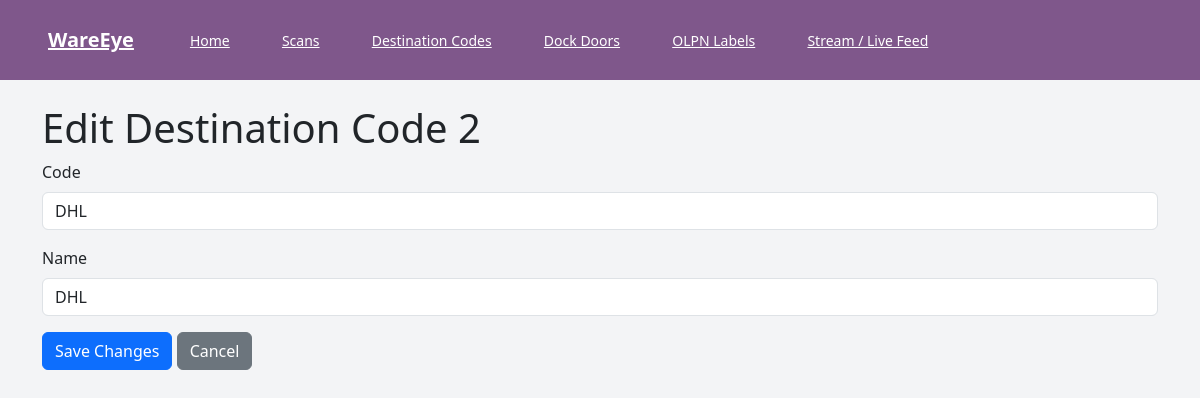
The app's page /facility/destination-codes/2/edit with its own data.
### models.py (models this page shows, shortened)
class DestinationCode(db.Model):
    __tablename__ = "destination_codes"
    id = db.Column(db.Integer, primary_key=True)
    code = db.Column(db.String(8), nullable=False, unique=True)
    name = db.Column(db.String(64), nullable=False)

### facility_routes.py (the view, shortened to what this page needs)
@facility_bp.route("/destination-codes/<int:code_id>/edit", methods=["GET", "POST"])
def edit_destination_code(code_id: int):
    code_obj = DestinationCode.query.get_or_404(code_id)
    return render_template("facility/destination_code_edit.html", code=code_obj)

### templates/facility/destination_code_edit.html
{% extends 'base.html' %}
{% block content %}
<h1>Edit Destination Code {{ code.id }}</h1>
<form method="post">
  <div class="mb-3">
    <label class="form-label">Code</label>
    <input type="text" name="code" class="form-control" value="{{ code.code }}" required>
  </div>
  <div class="mb-3">
    <label class="form-label">Name</label>
    <input type="text" name="name" class="form-control" value="{{ code.name }}" required>
  </div>
  <button type="submit" class="btn btn-primary">Save Changes</button>
  <a href="{{ url_for('facility.list_destination_codes') }}" class="btn btn-secondary">Cancel</a>
</form>
{% endblock %}

### static/css/main.css (style rules this page uses)
:host, html { line-height: 1.5; -webkit-text-size-adjust: 100%; -moz-tab-size: 4; -o-tab-size: 4; tab-size: 4; font-family: ui-sans-serif, system-ui, sans-serif, Apple Color Emoji, Segoe UI Emoji, Segoe UI Symbol, Noto Color Emoji; font-feature-settings: normal; font-variation-settings: normal; -webkit-tap-highlight-color: transparent }
body { margin: 0; line-height: inherit }
h1, h2, h3, h4, h5, h6 { font-size: inherit; font-weight: inherit }
a { color: inherit; text-decoration: inherit }
button, input, optgroup, select, textarea { font-family: inherit; font-feature-settings: inherit; font-variation-settings: inherit; font-size: 100%; font-weight: inherit; line-height: inherit; letter-spacing: inherit; color: inherit; margin: 0; padding: 0 }
button, select { text-transform: none }
button, input:where([type=button]), input:where([type=reset]), input:where([type=submit]) { -webkit-appearance: button; background-color: transparent; background-image: none }
blockquote, dd, dl, figure, h1, h2, h3, h4, h5, h6, hr, p, pre { margin: 0 }
input::placeholder, textarea::placeholder { opacity: 1; color: #9ca3af }
[role=button], button { cursor: pointer }
.mb-3 { margin-bottom: .75rem }
.bg-gray-100 { --tw-bg-opacity: 1; background-color: rgb(243 244 246/var(--tw-bg-opacity, 1)) }

### records on screen
DestinationCode: id "2", code "DHL", name "DHL"
